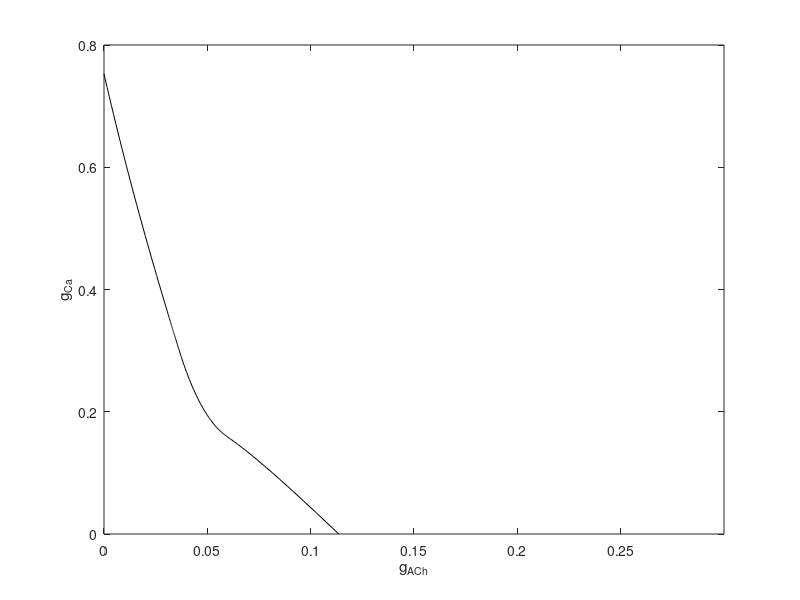

Reproduce this figure in MATLAB. (Note: this script raises an error after producing the figure.)
ic = 'bump';
clf
%Gather data from AUTO auto_excitability.py script
load('excitability_delta_gca_gach.mat');
gach = delta_700_gach;
gca = delta_700_gca;

plot(gach, gca, 'k')
xlabel('g_{ACh}')
ylabel('g_{Ca}')
xlim([0 0.3])
ylim([0 0.8])
hold on

%Gather data from excitability.m script
epsilsons = [1 10 100];
gcas = 0:1:24;
gachs = 0:1:9;

load(['./worksheets/excitability/excitability_thresholds_gachs_gcas_' ic '.mat']);
simulated_data_pts = thresh_pts;
simulated_data = zeros(length(gachs), length(epsilons));
for i=1:length(gachs)
	for j=1:length(epsilsons)
		simulated_data(i,j) = gcas(find(simulated_data_pts(j,:,i), 1, 'first'));	
	end
end

%for i=1:length(epsilons)
%	simulated_data(:,i) = smooth(simulated_data(:,i));
%end

%Non dimensionalize
gKM = 30;
simulated_data = simulated_data/gKM;
gachs = gachs/gKM;

%plot(gachs, simulated_data, '.')
plot(gachs, simulated_data)
legend('singular pert.', '\epsilon = 10^{-3}', '\epsilon = 10^{-4}', '\epsilon = 10^{-5}')
saveplot(gcf, ['./worksheets/excitability/excitability_plots/compare_sim_auto_epsilon.eps']);
